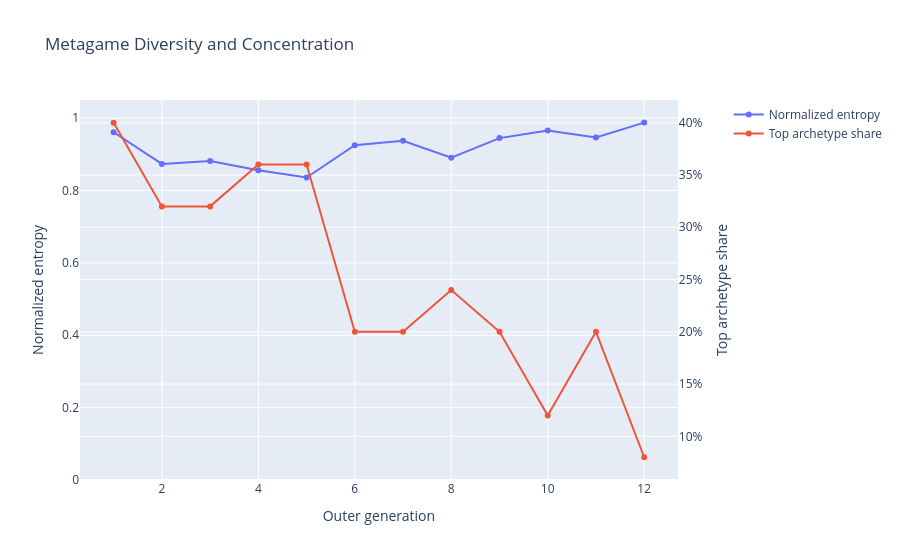

Here is the notebook cell this chart was saved with:
### Markdown cell above
## Meta Diversity

This graph answers: is training converging to a narrow meta or maintaining many distinct archetypes?

The chart shows normalized Shannon entropy and top-archetype share. Entropy measures how evenly deck signatures are distributed. Top-archetype share measures how much of the population is occupied by the most common archetype.

How to read it:

- High normalized entropy means the population is diverse.
- Low normalized entropy means the population is concentrating around fewer archetypes.
- Rising top-archetype share means one archetype is starting to dominate.
- `effective_archetypes = 2 ** entropy` is a readable estimate of how many equally common archetypes the diversity resembles.

Current caveat: many generated decks currently have unique signatures, so entropy may look high until signatures are clustered into broader archetype families.

### Code cell
plot_meta_entropy_timeline(group_count=None).show()

### Figure 1 — Plotly figure (JSON) as saved in the notebook; plotly's stock layout.template omitted (floating-point values rounded to 4 significant figures)
{"data": [{"customdata": [[4.0, 3.789, 5.0], [16.0, 11.26, 25.0], [17.0, 12.16, 25.0], [16.0, 10.72, 25.0], [14.0, 9.08, 25.0], [16.0, 12.99, 25.0], [18.0, 15.02, 25.0], [15.0, 11.15, 25.0], [18.0, 15.34, 25.0], [19.0, 17.19, 25.0], [19.0, 16.22, 25.0], [22.0, 21.17, 25.0]], "hovertemplate": "Generation: %{x}<br>Normalized entropy: %{y:.3f}<br>Unique archetypes: %{customdata[0]}<br>Effective archetypes: %{customdata[1]:.2f}<br>Decks: %{customdata[2]}<extra></extra>", "mode": "lines+markers", "name": "Normalized entropy", "type": "scatter", "x": [1, 2, 3, 4, 5, 6, 7, 8, 9, 10, 11, 12], "xaxis": "x", "y": [0.961, 0.8734, 0.8817, 0.8557, 0.8359, 0.9249, 0.9375, 0.8905, 0.9447, 0.966, 0.9462, 0.9875], "yaxis": "y"}, {"hovertemplate": "Generation: %{x}<br>Top share: %{y:.1%}<extra></extra>", "mode": "lines+markers", "name": "Top archetype share", "type": "scatter", "x": [1, 2, 3, 4, 5, 6, 7, 8, 9, 10, 11, 12], "xaxis": "x", "y": [0.4, 0.32, 0.32, 0.36, 0.36, 0.2, 0.2, 0.24, 0.2, 0.12, 0.2, 0.08], "yaxis": "y2"}], "layout": {"title": {"text": "Metagame Diversity and Concentration"}, "xaxis": {"anchor": "y", "domain": [0, 0.94], "title": {"text": "Outer generation"}}, "yaxis": {"anchor": "x", "domain": [0, 1], "range": [0, 1.05], "title": {"text": "Normalized entropy"}}, "yaxis2": {"anchor": "x", "overlaying": "y", "side": "right", "tickformat": ".0%", "title": {"text": "Top archetype share"}}}}
